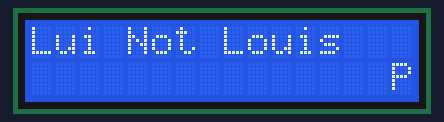
Recording of a sketch running on a simulated Arduino Uno, built with avr-gcc and run on an emulated ATmega328P. On the bench: 16×2 character LCD.

Above: at 0.49 s.
At 1.55 s:
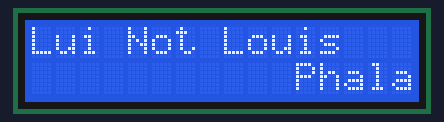
At 2.61 s:
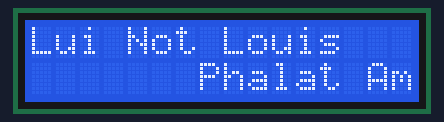
At 4.74 s:
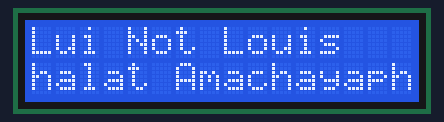
At 6.84 s:
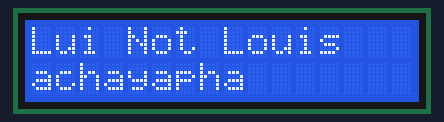
At 9.1 s:
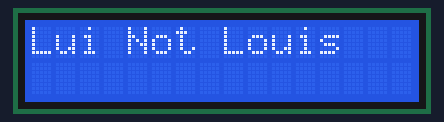

The sketch:

lcd_runng_text.ino
```cpp
#include <Wire.h>
#include <LiquidCrystal_I2C.h>

int totalColumns = 16;
int totalRows = 2;

LiquidCrystal_I2C lcd(0x27, totalColumns, totalRows);

String staticMessage = "Lui Not Louis";
String scrollingMessage = "Phalat Amachayapha";

void scrollMessage(int row, String message, int delayTime, int totalColumns) {
  for (int i=0; i < totalColumns; i++) {
    message = " " + message;
  }
  message = message + " ";
  for (int position = 0; position < message.length(); position++) {
    lcd.setCursor(0, row);
    lcd.print(message.substring(position, position + totalColumns));
    delay(delayTime);
  }
}

void setup(){
  lcd.init();
  lcd.backlight();
}

void loop(){
  lcd.setCursor(0, 0);
  lcd.print(staticMessage);
  scrollMessage(1, scrollingMessage, 250, totalColumns);
}
```

Measured:
- by itself, everything shown: repeats every 9.2 s, in 34 steps
- what the display in image 5 shows lasts 0.6 s, from 9.0 s to 9.6 s
